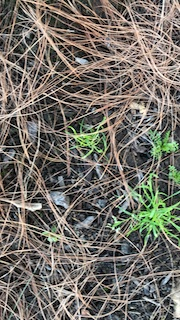
#> input picture hackFresno19/images/to_tune.JPG, 180 x 320 px
$ python -i image_processes.py   (imports and definitions only)
#> lines starting #> are read from the running program, lines starting #| are printed output that depends on the picture; after the words box and inside, x2 and y2 are one past the last pixel; in counts of white or black regions, pixels touching at a corner belong together
import cv2
import numpy as np


THRESH_VAL = 59
VERT_BORDER = 250


def threshold_image(image):
    """Apply threshold and return image."""
    gray = cv2.cvtColor(image, cv2.COLOR_BGR2GRAY)
    blur = cv2.GaussianBlur(gray, (5, 5), 0)
    # Adaptive threshold is used to balance shadows and
    # inconsistencies in the frame.
    threshold = cv2.adaptiveThreshold(blur,
                                      THRESH_VAL,
                                      cv2.ADAPTIVE_THRESH_MEAN_C,
                                      cv2.THRESH_BINARY_INV,
                                      11,
                                      2)
    # Return thresheld image.
    return threshold


def all_contours(thresh_image):
    """Find all contours in an image. Return sorted list."""
    # Find all contours in image threshold.
    contours, _ = cv2.findContours(thresh_image,
                                   cv2.RETR_TREE,
                                   cv2.CHAIN_APPROX_NONE)

    if contours:
        return sorted(contours, key=cv2.contourArea, reverse=True)


def coordinates_of_contour(contour):
    """Return coordinates of center of contour."""
    # Extract data from largest contour.
    mnt = cv2.moments(contour)
    # Get center coordinates of largest contour.
    try:  # Caclulations may result in x/0, causing an error.
        center_x = int(mnt['m10'] / mnt['m00'])
        center_y = int(mnt['m01'] / mnt['m00'])
        return center_x, center_y
    except ZeroDivisionError:
        pass  # Continue program when division by zero occurs.


def contour_location(image, center_x, center_y):
    """Detect position of contour relative to middle of screen."""
    # Get size of image. .shape returns y, x.
    image_height, image_width, _ = image.shape
    # Caclulate center of image.
    image_middle = image_width / 2  # Middle of screen.

    # If middle of contour is in-line with middle of screen.
    if (image_middle - 50) <= center_x <= (image_middle + 50):
        return 'C'

    # If middle of contour is too far right.
    if center_x < (image_middle - 50):
        return 'R'

    # If center of contour is too far left:
    if center_x > (image_middle + 50):
        return 'L'


def filter_green(image):
    """Filter all green that is within range, from the image."""
    # Values obtained using programs from tools/, tuned to specific image.
    low_hue = 31
    low_saturation = 42
    low_value = 149
    high_hue = 194
    high_saturation = 228
    high_value = 255

    blur = cv2.GaussianBlur(image, (13, 13), 0)
    hsv_image = cv2.cvtColor(blur, cv2.COLOR_BGR2HSV)
    filter_low = np.array([low_hue, low_saturation, low_value])
    filter_high = np.array([high_hue, high_saturation, high_value])
    # Get mask using low and high filtering values.
    mask_image = cv2.inRange(hsv_image, filter_low, filter_high)

    return mask_image


def clean_filtered_image(mask_image):
    """Remove noise from binary image."""
    # Create ellipse around objects.
    kernel = cv2.getStructuringElement(cv2.MORPH_ELLIPSE, (7, 7))
    # Filter noise outside of filter.
    mask = cv2.morphologyEx(mask_image, cv2.MORPH_OPEN, kernel)
    # Filter noise inside of filter.
    mask = cv2.morphologyEx(mask_image, cv2.MORPH_CLOSE, kernel)

    return mask


def find_line(image):
    """Find line, return location relative to screen center."""
    threshold = threshold_image(image)

    try:  # May result in error if no contours are detected.
        largest_contour = all_contours(threshold)[0]
        center_x, center_y = coordinates_of_contour(largest_contour)
        # Print location of line to console for user.
        # print(contour_location(image, center_x, center_y))
        return contour_location(image, center_x, center_y)

    except TypeError:
        print("\nNo lines found.")
        pass


def find_green(image):
    # Filter green in image.
    filtered = filter_green(image)
    try:
        # May result in TypeError if no contours are found.
        contours = all_contours(filtered)
        for contour in contours:
            center_x, center_y = coordinates_of_contour(contour)
            print(center_x, center_y)
    except TypeError:
        print("\nNo contours found.")

>>> import cv2
>>> picture = cv2.imread('../../hackFresno19/images/to_tune.JPG')
#> picture is the input picture: shape (320, 180, 3); mean B, G, R 102.5, 110.5, 114.3
>>> result = find_line(picture)
#> in threshold_image, `gray = cv2.cvtColor(image, cv2.COLOR_BGR2GRAY)`:
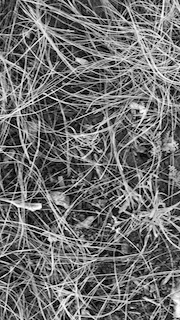
#> gray: shape (320, 180); min 0, max 255, mean 110.7
#> in threshold_image, `blur = cv2.GaussianBlur(gray, (5, 5), 0)`:
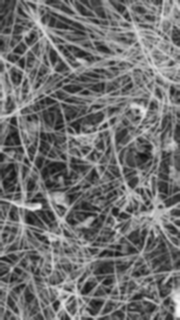
#> blur: shape (320, 180); min 16, max 251, mean 110.7
#> in threshold_image, `threshold = cv2.adaptiveThreshold(blur, THRESH_VAL, cv2.ADAPTIVE_THRES..`:
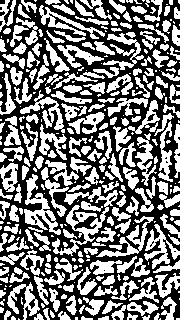
#> threshold: shape (320, 180); values 0 (black) and 59 (white), 47.6% white; 339 white regions (125 under 20 px)
#> in all_contours, `contours, _ = cv2.findContours(thresh_image, cv2.RETR_TREE, cv2.CHAIN_..`: contours = 403 contours, 214 with area under 20; largest, box (x1, y1, x2, y2) and area: (52, 187, 118, 256) 886, (24, 174, 61, 235) 693, (144, 224, 180, 269) 444, (96, 216, 154, 257) 413, (7, 282, 40, 320) 408
#> in find_line, `largest_contour = all_contours(threshold)[0]`: largest_contour = contour of 569 points, box (x1, y1, x2, y2) (52, 187, 118, 256), area 886
#> in coordinates_of_contour, `mnt = cv2.moments(contour)`: mnt = moments, m00 886.5, centre m10/m00, m01/m00 = (84.12, 217.8)
#> in coordinates_of_contour, `center_x = int(mnt['m10'] / mnt['m00'])`: center_x = 84
#> in coordinates_of_contour, `center_y = int(mnt['m01'] / mnt['m00'])`: center_y = 217
#> in find_line, `center_x, center_y = coordinates_of_contour(largest_contour)`: center_x = 84; center_y = 217
#> result = 'C'
